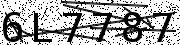
#> input picture download/11.png, 180 x 45 px, found by its file name; its folder holds 4 pictures in this run
$ python walker.py   (Python 2 division)
#> lines starting #> are read from the running program, lines starting #| are printed output that depends on the picture; after the words box and inside, x2 and y2 are one past the last pixel; in counts of white or black regions, pixels touching at a corner belong together; pictures that were not available may be replaced by others from this repository, and a replacement may not be noted
from os import walk
import timeit,os
from PIL import Image
def CaptchaParse(img):
	captcha=""
	dirs=os.listdir("Chars")
	pix=img.load()
	for y in range(1,44):
		for x in range(1,179):
			if pix[x,y-1]==(255,255,255) and pix[x,y]==(0,0,0) and pix[x,y+1]==(255,255,255):
				pix[x,y]=(255,255,255)
			if pix[x-1,y]==(255,255,255) and pix[x,y]==(0,0,0) and pix[x+1,y]==(255,255,255):
				pix[x,y]=(255,255,255)
			if pix[x,y]!=(255,255,255) and pix[x,y]!=(0,0,0):
				pix[x,y]=(255,255,255)
	for j in range(30,181,30):
		ch=img.crop((j-30,12,j,44))
		pix1=ch.load()
		matches={}
		for i in dirs:
			match=0
			black=0
			pixx=0
			im2=Image.open("Chars\\"+i)
			pix2=im2.load()
			for y in range(0,32):
				for x in range(0,30):
					if pix1[x,y]==pix2[x,y] and pix2[x,y]==(0,0,0):
						match+=1
					if pix2[x,y]==(0,0,0):
						black+=1
					if pix1[x,y]==(0,0,0):
						pixx+=1
			if float(match)/float(black)>=0.85:
				perc=float(match)/float(black)
				matches.update({perc:i[0].upper()})
		try:
			captcha+=matches[max(matches.keys())]
		except ValueError:
			captcha+="0"
    img.save("caps\\"+captcha+".png")
	return captcha
f = []
for (dirpath, dirnames, filenames) in walk('download\\'):
    f.extend(filenames)
    break
timesum=0
size=len(f)
count=1
maxtime=0
mintime=100
currtime=0
for im in f:
    img=Image.open("download\\"+str(im))
#> img is the input picture: PIL image 180x45 RGB; min 0, max 255, mean 169
    starttime = timeit.default_timer()
    captcha=CaptchaParse(img)
#> in CaptchaParse, `ch=img.crop((j-30,12,j,44))`:
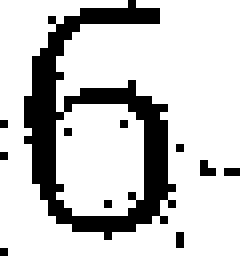
#> ch: PIL image 30x32 RGB (shown 8 times larger); 78.8% white; black in thin lines or dots
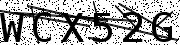
#> input picture download/0.png, 180 x 45 px, given as the content of the folder Chars, which was not available
#> in CaptchaParse, im2 is the input picture: PIL image 180x45 RGB; min 0, max 255, mean 166
#> in CaptchaParse, `img.save("caps\\"+captcha+".png")`:
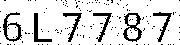
#> saved as 000000.png: PIL image 180x45 RGB; 85.5% white; 134 black regions (128 under 20 px), largest, box (x1, y1, x2, y2) and area: (123, 13, 142, 42) 218, (3, 12, 22, 42) 190, (34, 13, 52, 42) 158, (63, 13, 82, 42) 149, (93, 13, 112, 42) 145, (153, 12, 172, 42) 145
#> pass 3 of the loop `for im in f:`:
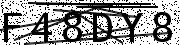
#> input picture download/1.png, 180 x 45 px, found by its file name
#> img is the input picture: PIL image 180x45 RGB; min 0, max 255, mean 153.3
#> in CaptchaParse (call 3), `ch=img.crop((j-30,12,j,44))`:
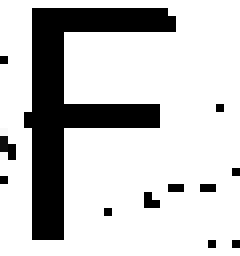
#> ch: PIL image 30x32 RGB (shown 8 times larger); min 0, max 255, mean 198.4
#> in CaptchaParse (call 3), `img.save("caps\\"+captcha+".png")`:
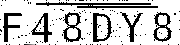
#> saved as 000000.png: PIL image 180x45 RGB; min 0, max 255, mean 198.7
#> the loop made 4 passes; the first 3 are shown
    print "CAPTCHA:"+captcha
    endtime = timeit.default_timer()
    currtime=endtime-starttime
    if(currtime>maxtime):
            maxtime=currtime
            maximg=img.copy()
            print "new max:"+str(maxtime)
    if(currtime<mintime):
            mintime=currtime
            minimg=img.copy()
            print "new min:"+str(mintime)

    timesum+=currtime
    print "Comparing image "+str(count)+"/"+str(size)
    count+=1
avg=timesum/size

print "========================================"
print "Maximum Time:"+str(maxtime)
print "Minimum Time:"+str(mintime)
print "Total Time:"+str(timesum)
print "Average Time:"+str(avg)
print "========================================"
